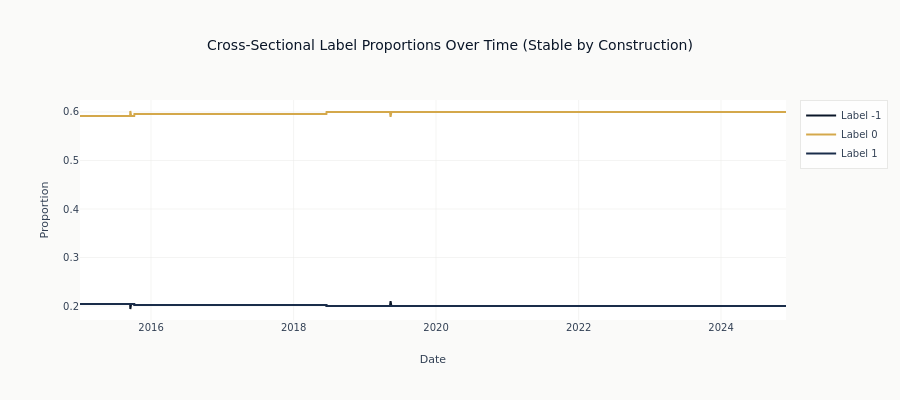

Notebook cell for this chart:
### Code cell
# Show class proportions over time
fig = go.Figure()
for label in [-1, 0, 1]:
    col_name = str(label)
    if col_name in label_by_date.columns:
        fig.add_trace(
            go.Scatter(
                x=label_by_date["timestamp"].to_list(),
                y=label_by_date[col_name].to_numpy(),
                mode="lines",
                name=f"Label {label}",
            )
        )

fig.update_layout(
    height=400,
    title="Cross-Sectional Label Proportions Over Time (Stable by Construction)",
    xaxis_title="Date",
    yaxis_title="Proportion",
)
fig.show()

### Figure 1 — Plotly figure (JSON) as saved in the notebook; plotly's stock layout.template omitted (floating-point values rounded to 4 significant figures; data arrays with more than 128 entries replaced by an {"elided": "..."} marker saying what was removed)
{"data": [{"mode": "lines", "name": "Label -1", "type": "scatter", "x": {"elided": "2495 str values"}, "y": {"elided": "2495 float values"}}, {"mode": "lines", "name": "Label 0", "type": "scatter", "x": {"elided": "2495 str values"}, "y": {"elided": "2495 float values"}}, {"mode": "lines", "name": "Label 1", "type": "scatter", "x": {"elided": "2495 str values"}, "y": {"elided": "2495 float values"}}], "layout": {"height": 400, "title": {"text": "Cross-Sectional Label Proportions Over Time (Stable by Construction)"}, "xaxis": {"title": {"text": "Date"}}, "yaxis": {"title": {"text": "Proportion"}}}}
